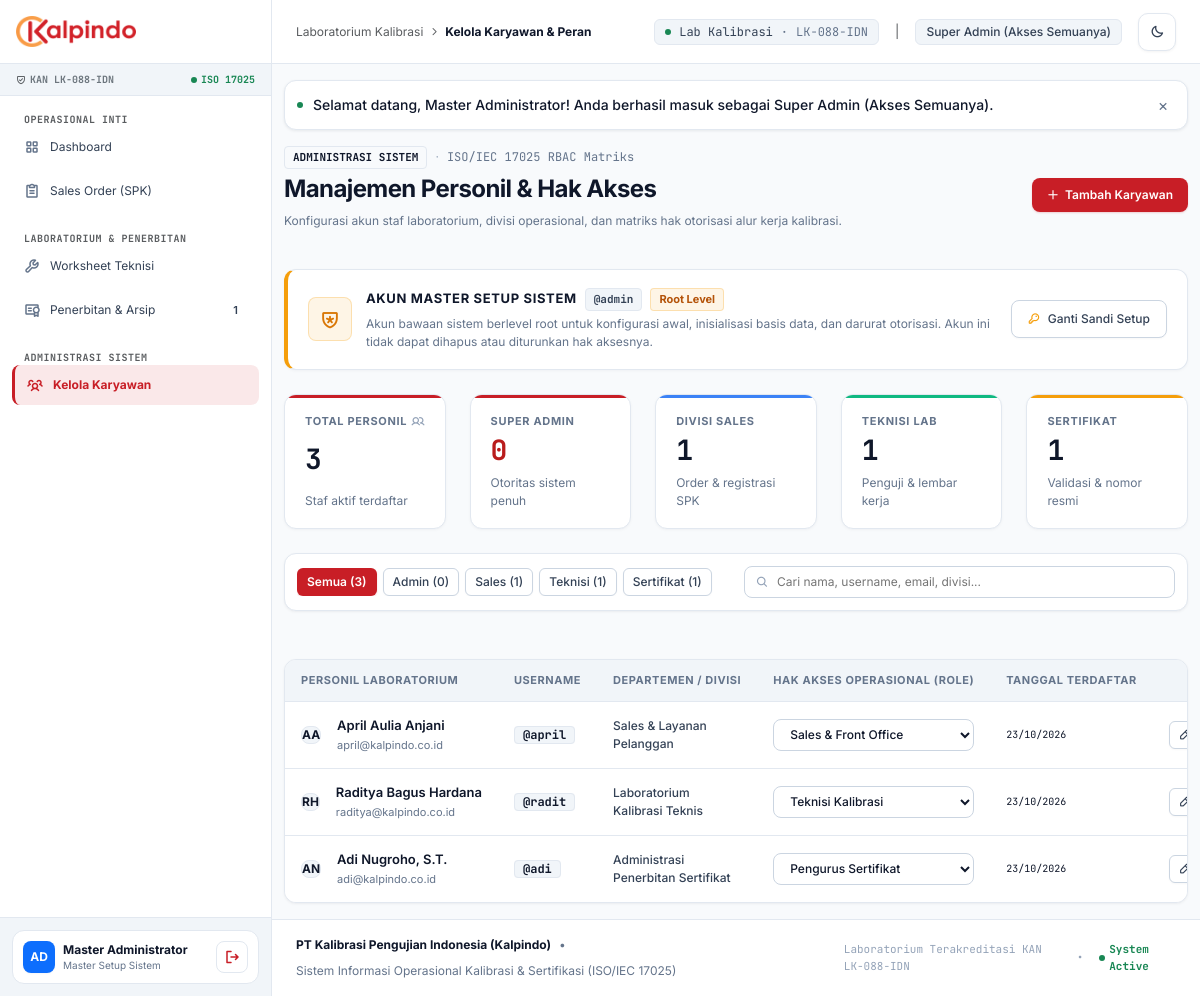
/users.php (signed in), run on the app's committed database.
### tables this page shows
CREATE TABLE users (
            id INTEGER PRIMARY KEY AUTOINCREMENT,
            username VARCHAR(50) UNIQUE NOT NULL,
            password_hash VARCHAR(255) NOT NULL,
            full_name VARCHAR(100) NOT NULL,
            email VARCHAR(100),
            role VARCHAR(30) NOT NULL, -- 'SUPER_ADMIN', 'SALES', 'TECHNICIAN', 'CERT_ADMIN'
            department VARCHAR(100) NOT NULL,
            avatar_initials VARCHAR(5) DEFAULT 'KP',
            created_at DATETIME DEFAULT CURRENT_TIMESTAMP
        );

### users.php (the view, shortened to what the rows shown need)
<?php
require_once __DIR__ . '/includes/helpers.php';
$db = getDbConnection();
$systemAdmin = $db->query("SELECT * FROM users WHERE username = 'admin' LIMIT 1")->fetch();
$employees = $db->query("
    SELECT * FROM users
    WHERE username != 'admin'
    ORDER BY id ASC
")->fetchAll();
require_once __DIR__ . '/includes/header.php';
?>
<div class="flex flex-col sm:flex-row items-start sm:items-center justify-between gap-4 mb-6">
    <div>
        <h1 class="text-2xl font-bold text-slate-900 dark:text-slate-100 tracking-tight">Manajemen Personil & Hak Akses</h1>
    </div>
</div>
<div class="master-admin-banner">
    <div class="master-admin-content">
        <div class="master-admin-text">
            <div class="flex items-center gap-2 flex-wrap mb-1">
                <h2 class="master-admin-title">Akun Master Setup Sistem</h2>
            </div>
        </div>
    </div>
</div>
<div class="ent-card overflow-hidden">
    <div class="overflow-x-auto">
        <table class="ent-table w-full text-left" id="users-table">
            <thead>
                <tr>
                    <th>Personil Laboratorium</th>
                    <th>Username</th>
                    <th>Departemen / Divisi</th>
                    <th>Hak Akses Operasional (Role)</th>
                    <th>Tanggal Terdaftar</th>
                    <th class="text-right">Aksi</th>
                </tr>
            </thead>
            <tbody>
                <?php if (empty($employees)): ?>
                    <tr>
                        <td colspan="6" class="py-12 text-center text-slate-400">
                            <i class="ph-bold ph-users text-3xl mb-2 block opacity-40"></i>
                            Belum ada akun karyawan yang terdaftar dalam sistem.
                        </td>
                    </tr>
                <?php else: ?>
                    <?php foreach ($employees as $u):
                    ?>
                        <tr class="user-row" data-role="<?= htmlspecialchars($u['role']) ?>" data-search="<?= htmlspecialchars(strtolower($u['full_name'] . ' ' . $u['username'] . ' ' . $u['email'] . ' ' . $u['department'])) ?>">
                            <td>
                                <div class="flex items-center gap-3">
                                    <div class="w-8 h-8 rounded-lg flex items-center justify-center font-bold text-xs shrink-0" style="background-color: var(--surface-subtle); color: var(--text-primary); border: 1px solid var(--border-subtle);">
                                        <?= htmlspecialchars($u['avatar_initials'] ?: 'KP') ?>
                                    </div>
                                    <div class="min-w-0">
                                        <div class="flex items-center gap-1.5">
                                            <span class="cell-primary truncate"><?= htmlspecialchars($u['full_name']) ?></span>
                                        </div>
                                        <span class="cell-secondary truncate block"><?= htmlspecialchars($u['email'] ?: 'Email belum dikonfigurasi') ?></span>
                                    </div>
                                </div>
                            </td>
                            <td>
                                <span class="font-mono text-xs font-semibold px-2 py-0.5 rounded" style="background-color: var(--surface-subtle); color: var(--text-primary); border: 1px solid var(--border-subtle);">
                                    @<?= htmlspecialchars($u['username']) ?>
                                </span>
                            </td>
                            <td>
                                <span class="text-xs font-medium text-slate-700 dark:text-slate-300"><?= htmlspecialchars($u['department']) ?></span>
                            </td>
                            <td>
                                <form action="users.php" method="POST" class="inline-flex items-center gap-1.5 m-0" id="quick-role-form-<?= $u['id'] ?>">
                                    <div class="relative inline-block">
                                        <select name="new_role" onchange="this.form.submit()" class="ent-select text-xs font-medium py-1" style="height: 32px; padding-right: 28px;">
                                            <?php foreach ($allRoles as $rKey => $rVal): ?>
                                                <option value="<?= $rKey ?>" <?= $u['role'] === $rKey ? 'selected' : '' ?>>
                                                    <?= $rVal['name'] ?>
                                                </option>
                                            <?php endforeach; ?>
                                        </select>
                                    </div>
                                </form>
                            </td>
                            <td class="cell-meta">
                                <?= !empty($u['created_at']) ? date('d/m/Y', strtotime($u['created_at'])) : '-' ?>
                            </td>
                            <td class="text-right">
                                <div class="inline-flex items-center justify-end gap-1.5">
                                    <button type="button"
                                        onclick="openEditUserModal(<?= htmlspecialchars(json_encode($u)) ?>)"
                                        class="btn-surface btn-compact text-xs"
                                        title="Ubah Profil & Hak Akses Karyawan">
                                        <i class="ph-bold ph-pencil-simple text-xs"></i>
                                    </button>
                                </div>
                            </td>
                        </tr>
                    <?php endforeach; ?>
                <?php endif; ?>
            </tbody>
        </table>
    </div>
</div>
<?php require_once __DIR__ . '/includes/footer.php'; ?>

### includes/header.php (shortened to what the rows shown need)
<?php
require_once __DIR__ . '/helpers.php';
$currentUser = getCurrentUser();
$allRoles = getAllRoles();
$activeRoleInfo = $allRoles[$currentUser['role']] ?? [
    'name' => $currentUser['role'],
    'short' => $currentUser['role'],
    'badge_class' => 'bg-secondary-subtle text-secondary border',
    'icon' => 'ph-user'
];
$isMasterSetupAdmin = ($currentUser['username'] === 'admin');
?>
<!DOCTYPE html>
<html lang="id">
<head>
    <link rel="stylesheet" href="assets/css/bootstrap.min.css?v=5.3.3">
    <link rel="stylesheet" href="assets/css/phosphor.css?v=2.1.1">
    <link rel="stylesheet" href="assets/css/custom.css?v=<?= filemtime(__DIR__ . '/../assets/css/custom.css') ?>">
    <link rel="stylesheet" href="assets/css/print.css?v=<?= filemtime(__DIR__ . '/../assets/css/print.css') ?>" media="print">
</head>
<body class="min-vh-100">
    <aside class="no-print sidebar-desktop d-none d-lg-flex flex-column justify-content-between position-fixed top-0 bottom-0 start-0">
        <div class="p-3 border-t shrink-0" style="background-color: var(--surface-subtle); border-color: var(--border-subtle);">
            <div class="flex items-center justify-between gap-2 p-2.5 rounded-xl border" style="background-color: var(--surface-card); border-color: var(--border-subtle);">
                <div class="flex items-center gap-2 min-w-0">
                    <div class="min-w-0">
                        <p class="text-xs fw-bold mb-0 text-truncate" style="color: var(--text-primary);"><?= htmlspecialchars($currentUser['full_name']) ?></p>
                        <p class="text-[10px] mb-0 text-truncate" style="color: var(--text-muted);">
                            <?= $isMasterSetupAdmin ? 'Master Setup Sistem' : htmlspecialchars($activeRoleInfo['name']) ?>
                        </p>
                    </div>
                </div>
            </div>
        </div>
    </aside>
    <div class="app-main-wrapper">
        <header class="no-print top-navbar">
            <div class="flex items-center gap-2 gap-sm-3">
                <div class="flex items-center gap-1.5 px-2.5 py-1 rounded-md text-xs border whitespace-nowrap fw-medium" style="background-color: var(--surface-subtle); border-color: var(--border-subtle); color: var(--text-secondary);">
                    <span class="d-none d-sm-inline"><?= htmlspecialchars($activeRoleInfo['name']) ?></span>
                </div>
            </div>
        </header>
        <main class="flex-1 w-full px-3 px-sm-4 px-lg-5 py-4">

### data on the page
users: full_name "Master Administrator", role "Super Admin (Akses Semuanya)"
users: avatar_initials "AA", full_name "April Aulia Anjani", email "april@kalpindo.co.id", username "april", department "Sales & Layanan Pelanggan", new_role "Sales & Front Office", created_at "23/10/2026"
users: avatar_initials "RH", full_name "Raditya Bagus Hardana", email "raditya@kalpindo.co.id", username "radit", department "Laboratorium Kalibrasi Teknis", new_role "Teknisi Kalibrasi", created_at "23/10/2026"
users: avatar_initials "AN", full_name "Adi Nugroho, S.T.", email "adi@kalpindo.co.id", username "adi", department "Administrasi Penerbitan Sertifikat", new_role "Pengurus Sertifikat", created_at "23/10/2026"

### other printed values
$sec['title'] "OPERASIONAL INTI"
$item['name'] "Dashboard"
$item['name'] "Sales Order (SPK)"
$sec['title'] "LABORATORIUM & PENERBITAN"
$item['name'] "Worksheet Teknisi"
$item['name'] "Penerbitan & Arsip"
$item['badge']['label'] "1"
$sec['title'] "ADMINISTRASI SISTEM"
$item['name'] "Kelola Karyawan"
$pageTitle "Kelola Karyawan & Peran"
$flash['message'] "Selamat datang, Master Administrator! Anda berhasil masuk sebagai Super Admin (Akses Semuanya)."
$totalEmployees "3"
$countAdminEmployees "0"
$countSales "1"
$countTech "1"
